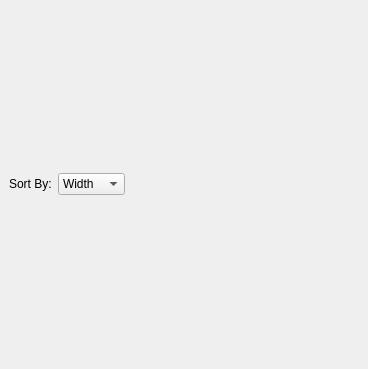
<?xml version="1.0" encoding="UTF-8"?>
<ui version="4.0">
 <class>MainWindow</class>
 <widget class="QMainWindow" name="MainWindow">
  <property name="geometry">
   <rect>
    <x>0</x>
    <y>0</y>
    <width>368</width>
    <height>369</height>
   </rect>
  </property>
  <property name="sizePolicy">
   <sizepolicy hsizetype="Minimum" vsizetype="Minimum">
    <horstretch>0</horstretch>
    <verstretch>0</verstretch>
   </sizepolicy>
  </property>
  <property name="windowTitle">
   <string>MainWindow</string>
  </property>
  <widget class="QWidget" name="centralwidget">
   <property name="sizePolicy">
    <sizepolicy hsizetype="Minimum" vsizetype="Minimum">
     <horstretch>0</horstretch>
     <verstretch>0</verstretch>
    </sizepolicy>
   </property>
   <layout class="QVBoxLayout" name="verticalLayout">
    <item>
     <layout class="QHBoxLayout" name="horizontalLayout">
      <item>
       <widget class="QLabel" name="label">
        <property name="text">
         <string>Sort By:</string>
        </property>
       </widget>
      </item>
      <item>
       <widget class="QComboBox" name="comboBox">
        <item>
         <property name="text">
          <string>Width</string>
         </property>
        </item>
        <item>
         <property name="text">
          <string>Height</string>
         </property>
        </item>
       </widget>
      </item>
      <item>
       <spacer name="horizontalSpacer">
        <property name="orientation">
         <enum>Qt::Horizontal</enum>
        </property>
        <property name="sizeHint" stdset="0">
         <size>
          <width>40</width>
          <height>20</height>
         </size>
        </property>
       </spacer>
      </item>
     </layout>
    </item>
   </layout>
  </widget>
 </widget>
 <resources/>
 <connections/>
</ui>
